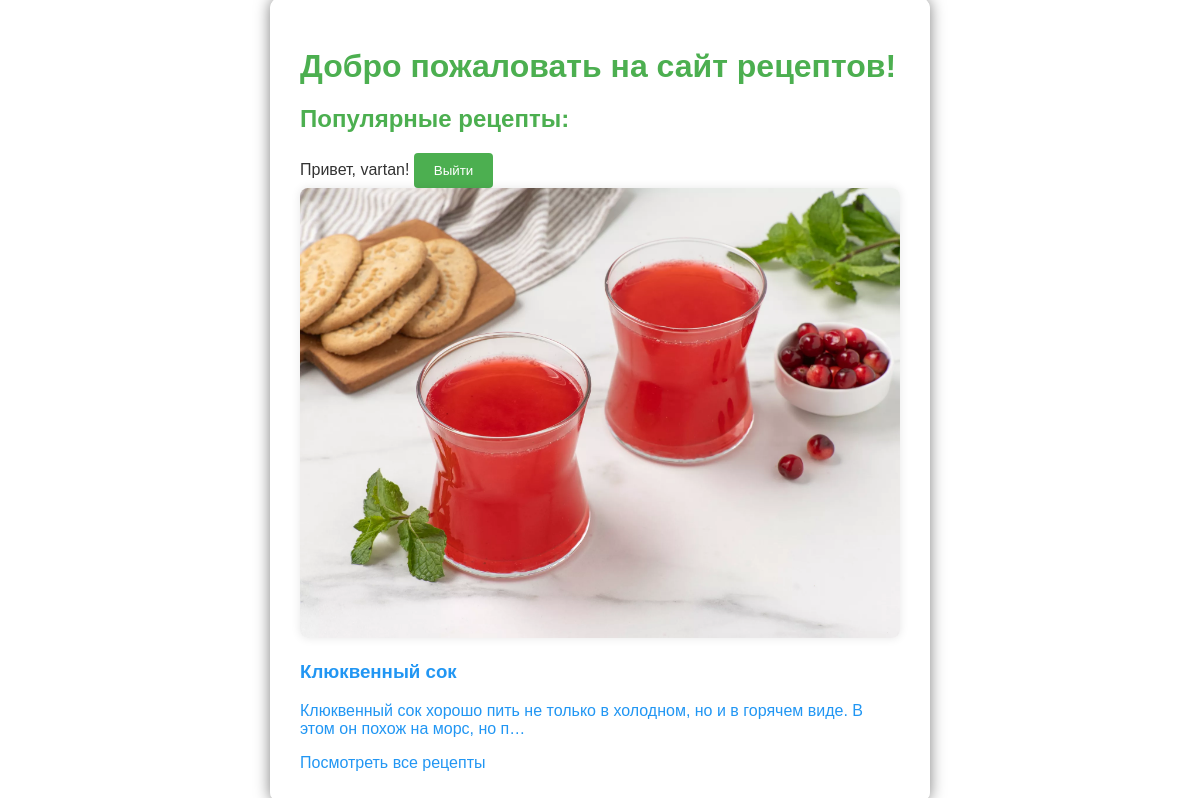
Screenshot of / (signed in) with the database file from the repository.
### recipes/models.py (models this page shows, shortened)
class Recipe(models.Model):
    title = models.CharField(max_length=255)
    description = models.TextField()
    cooking_stages = models.TextField()
    cooking_hours = models.PositiveIntegerField(default=0)
    cooking_minutes = models.PositiveIntegerField(default=0)
    image = models.ImageField(upload_to='recipes/images/')
    author = models.ForeignKey(User, on_delete=models.CASCADE)
    category = models.ForeignKey(Category, on_delete=models.CASCADE)

### recipes/views.py (the view)
# urls.py: 2. Add a URL to urlpatterns:  path('', views.home, name='home')
def home(request):
    recipes = Recipe.objects.all()[:5]  # Получаем 5 случайных рецептов
    return render(request, 'recipes/home.html', {'recipes': recipes})

### recipes/templates/recipes/home.html (shortened to what this page needs)
<!DOCTYPE html>
<html lang="en">
<head>
    {% load static %}
    <link rel="stylesheet" type="text/css" href="{% static 'recipes/css/styles.css' %}">
</head>
<body>
    <div class="container">
        <h1>Добро пожаловать на сайт рецептов!</h1>
        <h2>Популярные рецепты:</h2>
        <div class="user-actions">
            {% if user.is_authenticated %}
                <span>Привет, {{ user.username }}!</span>
                <form action="{% url 'logout' %}" method="post" style="display: inline;">
                    <button type="submit" class="btn btn-danger">Выйти</button>
                </form>
            {% else %}
                <a href="{% url 'login' %}" class="btn">Войти</a>
                <a href="{% url 'register' %}" class="btn">Зарегистрироваться</a>
            {% endif %}
        </div>
        <div class="recipe-grid">
            {% for recipe in recipes %}
                <div class="recipe-card">
                    <a href="{% url 'recipe_detail' recipe.pk %}">
                        <img src="{{ recipe.image.url }}" alt="{{ recipe.title }}">
                        <h3>{{ recipe.title }}</h3>
                        <p>{{ recipe.description|truncatechars:100 }}</p>
                    </a>
                </div>
            {% endfor %}
        </div>
        <a href="{% url 'recipe_list' %}" class="btn">Посмотреть все рецепты</a>
    </div>
</body>
</html>

### recipes/static/recipes/css/styles.css (style rules this page uses)
body { font-family: Arial, sans-serif; background-image: url('../images/background.jpg'); background-size: cover; background-position: center; color: #333; margin: 0; padding: 0; height: 100vh; display: flex; justify-content: center; align-items: center; min-height: 100vh; }
.container { background: rgba(255, 255, 255, 0.9); padding: 30px; border-radius: 10px; box-shadow: 0 0 15px rgba(0, 0, 0, 0.5); max-width: 600px; width: 100%; text-align: left; position: relative; }
h1, h2 { color: #4CAF50; margin: 20px 0; }
button { padding: 10px 20px; background-color: #4CAF50; color: white; border: none; border-radius: 4px; cursor: pointer; transition: background-color 0.3s ease; }
a { color: #2196F3; text-decoration: none; transition: color 0.3s ease; }
img { max-width: 100%; height: auto; border-radius: 8px; box-shadow: 0 0 10px rgba(0, 0, 0, 0.1); }

### rows the page displays
Recipe: image (picture), title "Клюквенный сок", description "Клюквенный сок хорошо пить не только в холодном, но и в горячем виде. В этом он похож на морс, но п…"

### other values shown
{{ user.username }} "vartan"
